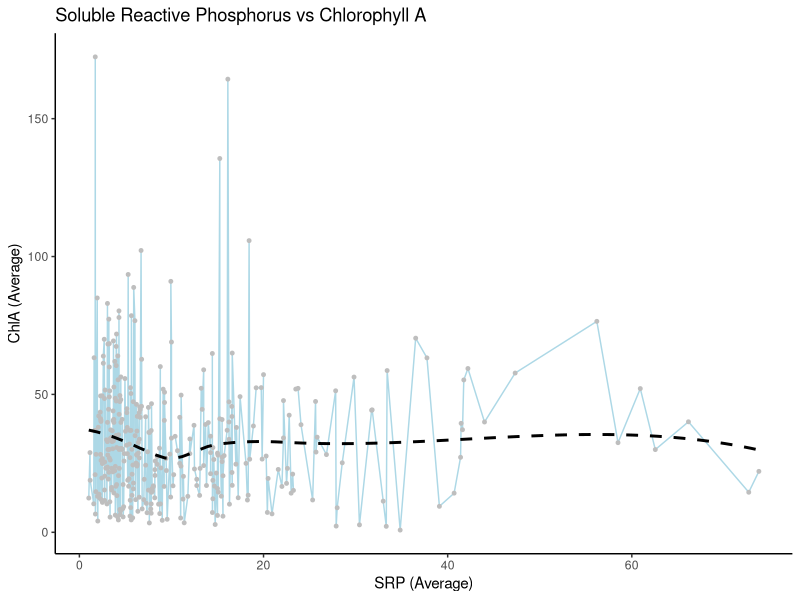
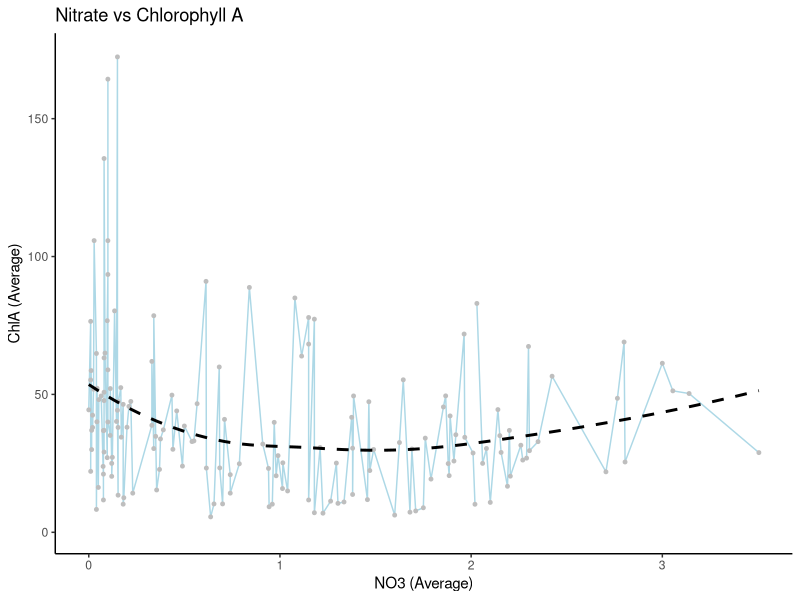
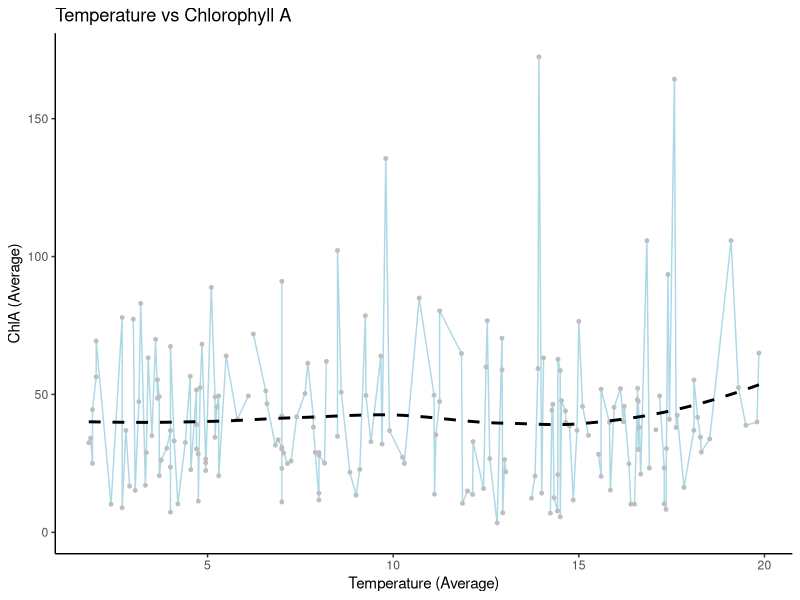
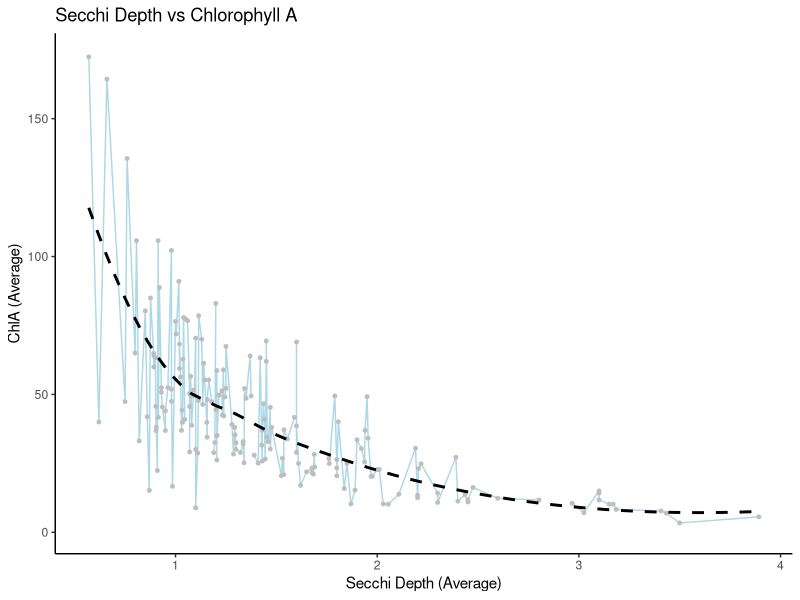
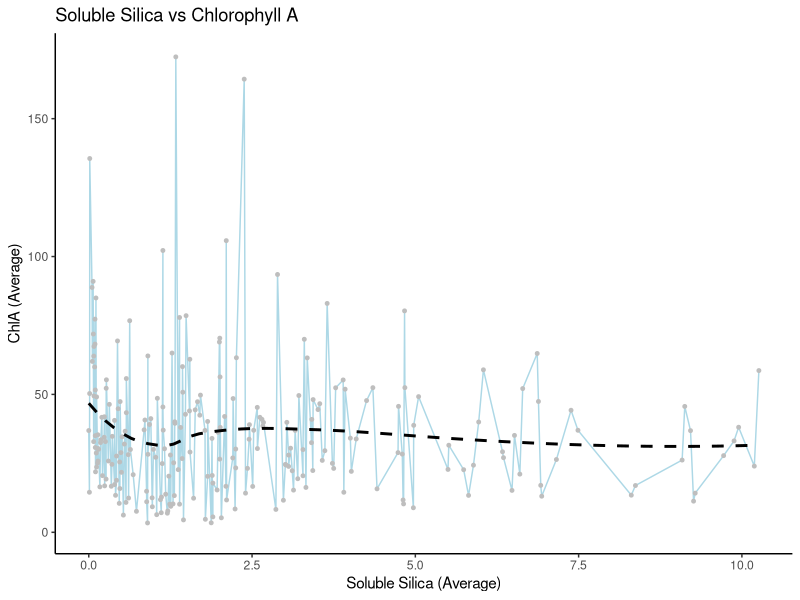
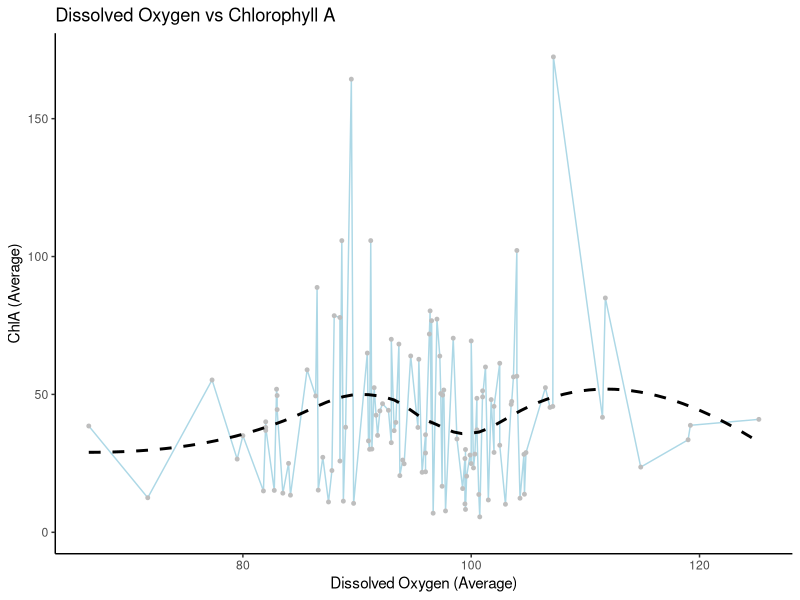
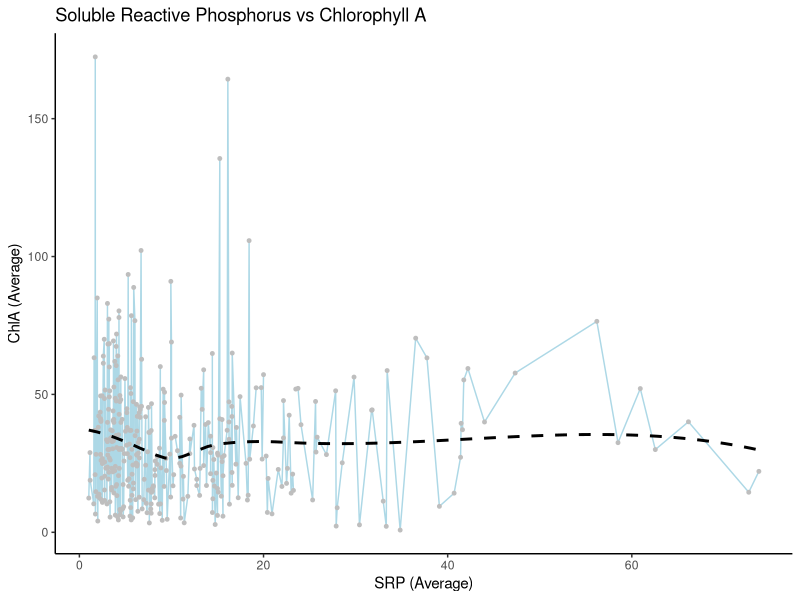
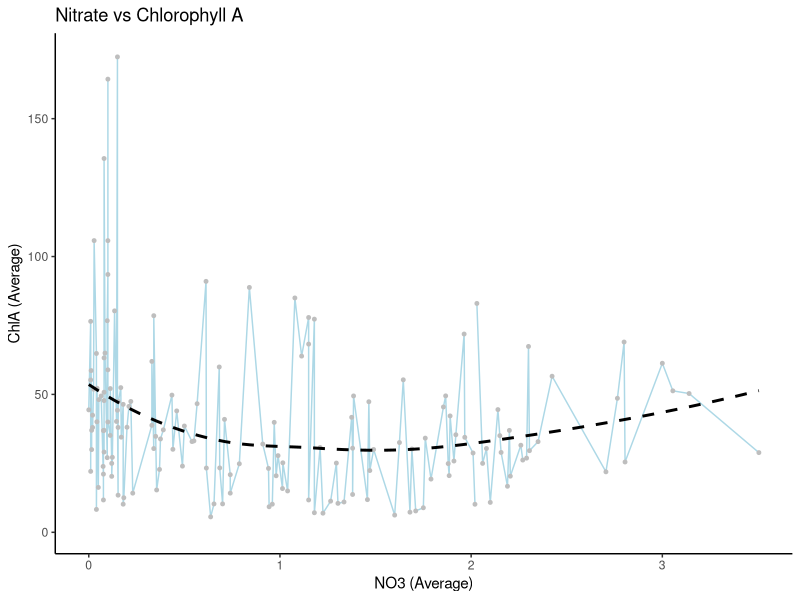

Recreate these plots in R, in order.
#26/2/25
#plotting relationships using monitoring data

#library 
library(tidyverse)
#install.packages("tidyverse")

#loading data
monitoring_data<-read.csv("data/raw/csv/monitoring_data_1980-2023.csv")

#checking data
View(monitoring_data)

#changing the date format
monitoring_data<-monitoring_data %>% 
  mutate(Expr1=dmy(Expr1),
         year = year(Expr1),  # Extract year
         month = month(Expr1))

View(monitoring_data)

#filtering data for only RB5 data
RB5_only <- monitoring_data %>%
  filter(!is.na(Expr1) & Expr1 >as.Date("1986-04-07")) %>%   # Keep rows where Expr1 is not NA
  select(Expr1, month, year, starts_with("RB5"))   # Keep Expr1 and columns starting with RB5

#checking data
View(RB5_only)

#averaging across months 
RB5_monthly_average<- RB5_only %>%
  group_by(year, month) %>%
  summarise(across(where(is.numeric), mean, na.rm = TRUE)) %>%  # Average numeric cols
  ungroup()%>%
  mutate(YearMonth = as.Date(paste(year, month, "01", sep = "-")))  # Create a proper date format

#export csv
write_csv(RB5_monthly_average, "data/raw/csv/RB5_monitoring_data_monthly_average_1980-2023.csv")

#checking data 
View(RB5_monthly_average)

#plot SRP vs ChlA
plot_SRPChlA<-ggplot(RB5_monthly_average, aes(x = RB5.SRP, y = RB5.ChlA)) +
  geom_line(colour="lightblue",linewidth = 0.5) +  # Line plot
  geom_point(colour="grey",size = 1) +  # Add points
  geom_smooth(linetype="dashed",se=F,colour="black")+
  labs(title = "Soluble Reactive Phosphorus vs Chlorophyll A",
       x = "SRP (Average)",
       y = "ChlA (Average)") +
  theme_classic()  # Clean theme

plot_SRPChlA

ggsave("output/monitoringdatarelationship/SRPChlA.png",plot_SRPChlA,width=16,height=8,dpi=450)

#plot NO3 vs ChlA
plot_NO3ChlA<-ggplot(RB5_monthly_average, aes(x = RB5.NO3, y = RB5.ChlA)) +
  geom_line(colour="lightblue",linewidth = 0.5) +  # Line plot
  geom_point(colour="grey",size = 1) +  # Add points
  geom_smooth(linetype="dashed",se=F,colour="black")+
  labs(title = "Nitrate vs Chlorophyll A",
       x = "NO3 (Average)",
       y = "ChlA (Average)") +
  theme_classic()  # Clean theme

plot_NO3ChlA

ggsave("output/monitoringdatarelationship/NO3ChlA.png",plot_NO3ChlA,width=16,height=8,dpi=450)

#plot temp vs ChlA
plot_tempChlA<-ggplot(RB5_monthly_average, aes(x = RB5.Temp, y = RB5.ChlA)) +
  geom_line(colour="lightblue",linewidth = 0.5) +  # Line plot
  geom_point(colour="grey",size = 1) +  # Add points
  geom_smooth(linetype="dashed",se=F,colour="black")+
  labs(title = "Temperature vs Chlorophyll A",
       x = "Temperature (Average)",
       y = "ChlA (Average)") +
  theme_classic()  # Clean theme

plot_tempChlA

ggsave("output/monitoringdatarelationship/tempChlA.png",plot_tempChlA,width=16,height=8,dpi=450)

#plot secchi depth vs ChlA
plot_SDChlA<-ggplot(RB5_monthly_average, aes(x = RB5.SD, y = RB5.ChlA)) +
  geom_line(colour="lightblue",linewidth = 0.5) +  # Line plot
  geom_point(colour="grey",size = 1) +  # Add points
  geom_smooth(linetype="dashed",se=F,colour="black")+
  labs(title = "Secchi Depth vs Chlorophyll A",
       x = "Secchi Depth (Average)",
       y = "ChlA (Average)") +
  theme_classic()  # Clean theme

plot_SDChlA

ggsave("output/monitoringdatarelationship/SDChlA.png",plot_SDChlA,width=16,height=8,dpi=450)

#plot SRSi vs ChlA
plot_SRSiChlA<-ggplot(RB5_monthly_average, aes(x = RB5.SRSi, y = RB5.ChlA)) +
  geom_line(colour="lightblue",linewidth = 0.5) +  # Line plot
  geom_point(colour="grey",size = 1) +  # Add points
  geom_smooth(linetype="dashed",se=F,colour="black")+
  labs(title = "Soluble Silica vs Chlorophyll A",
       x = "Soluble Silica (Average)",
       y = "ChlA (Average)") +
  theme_classic()  # Clean theme

plot_SRSiChlA

ggsave("output/monitoringdatarelationship/SRSiChlA.png",plot_SRSiChlA,width=16,height=8,dpi=450)

#plot DO vs ChlA
plot_DOChlA<-ggplot(RB5_monthly_average, aes(x = RB5.DO, y = RB5.ChlA)) +
  geom_line(colour="lightblue",linewidth = 0.5) +  # Line plot
  geom_point(colour="grey",size = 1) +  # Add points
  geom_smooth(linetype="dashed",se=F,colour="black")+
  labs(title = "Dissolved Oxygen vs Chlorophyll A",
       x = "Dissolved Oxygen (Average)",
       y = "ChlA (Average)") +
  theme_classic()  # Clean theme

plot_DOChlA

ggsave("output/monitoringdatarelationship/DOChlA.png",plot_DOChlA,width=16,height=8,dpi=450)
